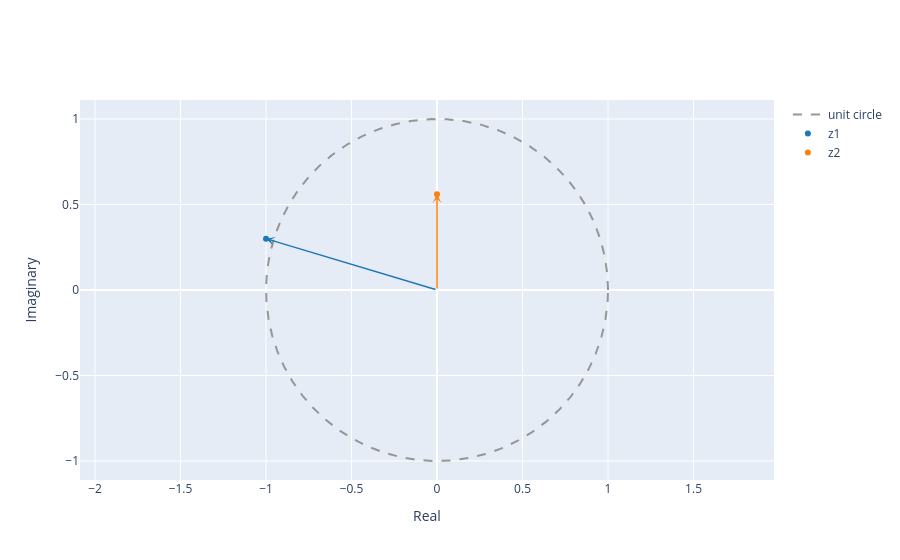

Notebook cell for this chart:
### Markdown cell above
# **Exercises**

**1. Complex Numbers**

To exercise your understanding of complex numbers, do the following:

1.1. Define $z_1 = -1+j0.3$ and $z_2 = 0.8+j0.7$. Enter these in Python and plot them as points and vectors in the complex plane.

### Code cell
z1 = -1 + 0.3j
z2 = 0.8 * 0.7j
plot_complex([z1,z2], name = ['z1', 'z2'])

### Figure 1 — Plotly figure (JSON) as saved in the notebook; plotly's stock layout.template omitted (floating-point values rounded to 4 significant figures; data arrays with more than 128 entries replaced by an {"elided": "..."} marker saying what was removed)
{"data": [{"line": {"color": "rgb(150,150,150)", "dash": "dash", "shape": "linear"}, "mode": "lines", "name": "unit circle", "type": "scatter", "x": {"elided": "1000 float values"}, "y": {"elided": "1000 float values"}}, {"marker": {"color": "#1f77b4"}, "mode": "markers", "name": "z1", "type": "scatter", "x": [-1], "y": [0.3]}, {"marker": {"color": "#ff7f0e"}, "mode": "markers", "name": "z2", "type": "scatter", "x": [0], "y": [0.56]}], "layout": {"annotations": [{"arrowcolor": "#1f77b4", "arrowhead": 3, "arrowwidth": 1.5, "ax": 0, "axref": "x", "ay": 0, "ayref": "y", "showarrow": true, "text": "", "x": -1, "y": 0.3}, {"arrowcolor": "#ff7f0e", "arrowhead": 3, "arrowwidth": 1.5, "ax": 0, "axref": "x", "ay": 0, "ayref": "y", "showarrow": true, "text": "", "x": 0, "y": 0.56}], "xaxis": {"title": {"text": "Real"}}, "yaxis": {"scaleanchor": "x", "scaleratio": 1, "title": {"text": "Imaginary"}}}}
